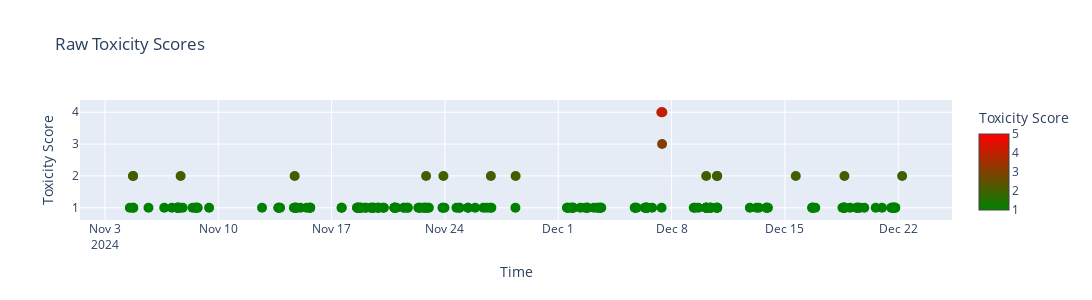

The code cell stored with this chart in its notebook:
### Code cell
# Create and display the plot

fig = create_toxicity_scatter_plot(filtered_df)
fig.show()

### Figure 1 — Plotly figure (JSON) as saved in the notebook; plotly's stock layout.template omitted (floating-point values rounded to 4 significant figures; data arrays with more than 128 entries replaced by an {"elided": "..."} marker saying what was removed)
{"data": [{"customdata": {"elided": "200 str values"}, "hovertemplate": "\n            <b>Time</b>: %{x}<br>\n            <b>Toxicity Score</b>: %{y}<br>\n            <b>Comment</b>: %{customdata}\n            <extra></extra>\n            ", "marker": {"cmax": 5, "cmin": 1, "color": {"elided": "200 int values"}, "colorbar": {"title": {"text": "Toxicity Score"}}, "colorscale": [[0, "green"], [1, "red"]], "size": 10}, "mode": "markers", "type": "scatter", "x": {"elided": "200 str values"}, "y": {"elided": "200 int values"}}], "layout": {"height": 300, "hoverlabel": {"align": "left", "bgcolor": "white", "font": {"size": 12}}, "showlegend": false, "title": {"text": "Raw Toxicity Scores"}, "width": 1500, "xaxis": {"title": {"text": "Time"}}, "yaxis": {"title": {"text": "Toxicity Score"}}}}
